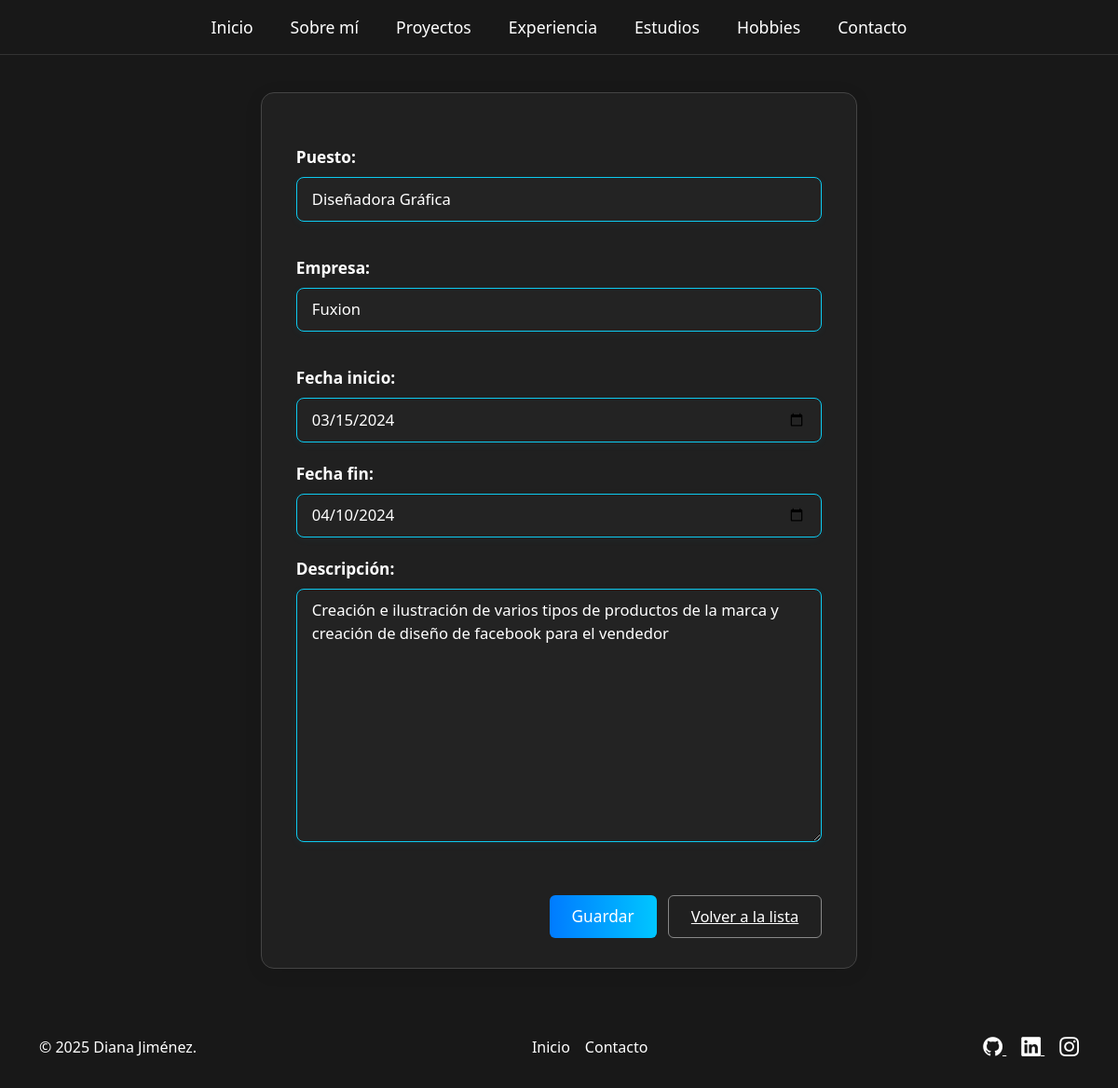
The app's page /experiencia/editar/1/ with its own data.
### portafolio_app/models.py (models this page shows, shortened)
class ExperienciaLaboral(models.Model):
    puesto = models.CharField(max_length=100)
    empresa = models.CharField(max_length=100)
    fecha_inicio = models.DateField()
    fecha_fin = models.DateField(null=True, blank=True)
    descripcion = models.TextField()

### portafolio_app/views.py (the view)
# urls.py: path('experiencia/editar/<int:pk>/', views.editar_experiencia, name='editar_experiencia'),
def editar_experiencia(request, pk):
    exp = get_object_or_404(ExperienciaLaboral, pk=pk)
    form = ExperienciaLaboralForm(request.POST or None, instance=exp)
    if form.is_valid():
        form.save()
        return redirect('lista_experiencia')
    return render(request, 'portafolio/formulario_experiencia.html', {'form': form})

### portafolio_app/forms.py
class ExperienciaLaboralForm(forms.ModelForm):
    class Meta:
        model = ExperienciaLaboral
        fields = ['puesto', 'empresa', 'fecha_inicio', 'fecha_fin', 'descripcion']
        widgets = {
            'fecha_inicio': forms.DateInput(attrs={'type': 'date', 'class': 'form-control'}),
            'fecha_fin': forms.DateInput(attrs={'type': 'date', 'class': 'form-control'}),
        }

### portafolio_app/templates/portafolio/formulario_experiencia.html (shortened to what this page needs)
{% extends 'portafolio/base.html' %}
{% block contenido %}
<div class="crud-form">
    <form method="post">
        <div class="mb-3">
            <label for="id_puesto">Puesto:</label>
            {{ form.puesto }}
        </div>
        <div class="mb-3">
            <label for="id_empresa">Empresa:</label>
            {{ form.empresa }}
        </div>
        <div class="mb-3">
            <label for="id_fecha_inicio">Fecha inicio:</label>
            {{ form.fecha_inicio }}
        </div>
        <div class="mb-3">
            <label for="id_fecha_fin">Fecha fin:</label>
            {{ form.fecha_fin }}
        </div>
        <div class="mb-3">
            <label for="id_descripcion">Descripción:</label>
            {{ form.descripcion }}
        </div>
        <div class="crud-form-actions">
            <button type="submit" class="crud-btn-primary">Guardar</button>
            <a href="{% url 'lista_experiencia' %}" class="crud-btn-secondary">Volver a la lista</a>
        </div>
    </form>
</div>
{% endblock %}

### static/css/styles.css (style rules this page uses)
html, body { min-height: 100vh; background: #181818; }
body { display: flex; flex-direction: column; height: 100vh; color: #fff; }
body, h1, h2, h3, h4, h5, h6, p, ul, ol, li, label, span, a, .lead { color: #fff; }
.form-control, input, textarea, select { background-color: #2c2c2c; color: #e0e0e0; border: 1px solid #444; border-radius: 4px; padding: 10px; }
.form-control::placeholder, input::placeholder, textarea::placeholder, select::placeholder { color: #bdbdbd; }

### static/css/crud_portafolio.css (style rules this page uses)
.crud-form { background: #202020; border: 1px solid #444; border-radius: 14px; box-shadow: 0 4px 20px rgba(0, 0, 0, 0.08); padding: 2rem 2.3rem; max-width: 640px; margin: 2.5rem auto; color: #fff; }
.crud-form label { font-weight: bold; color: #fff; font-size: 1.08rem; margin-bottom: 0.5rem; display: block; }
.crud-form input, .crud-form textarea, .crud-form select { background: #232323; color: #fff; border: 1.7px solid #0dcaf0; border-radius: 8px; padding: 0.65rem 1rem; margin-bottom: 1.3rem; width: 100%; font-size: 1.04rem; transition: border-color 0.2s, box-shadow 0.2s; box-shadow: 0 2px 10px rgba(13, 202, 240, 0.05); }
.crud-form .crud-btn-primary { background: linear-gradient(90deg, #007bff 0%, #00c6ff 100%); color: #fff; border: none; border-radius: 6px; padding: 0.6rem 1.5rem; font-weight: 500; font-size: 1.08rem; cursor: pointer; transition: background 0.2s, transform 0.2s; margin-right: 0.5rem; margin-top: 0.5rem; display: inline-block; }
.crud-form .crud-btn-secondary { background: none; color: #fff; border: 1.5px solid #888; border-radius: 6px; padding: 0.6rem 1.5rem; font-size: 1.03rem; cursor: pointer; margin-top: 0.7rem; transition: background 0.2s, color 0.2s, border-color 0.2s; display: inline-block; }
.crud-form .crud-form-actions { text-align: right; margin-top: 1.2rem; }

### static/css/estudios.css (style rules this page uses)
body { background: #181818; }

### records on screen
ExperienciaLaboral: puesto "Diseñadora Gráfica", empresa "Fuxion", fecha_inicio "03/15/2024", fecha_fin "04/10/2024", descripcion "Creación e ilustración de varios tipos de productos de la marca y creación de diseño de facebook para el vendedor"
